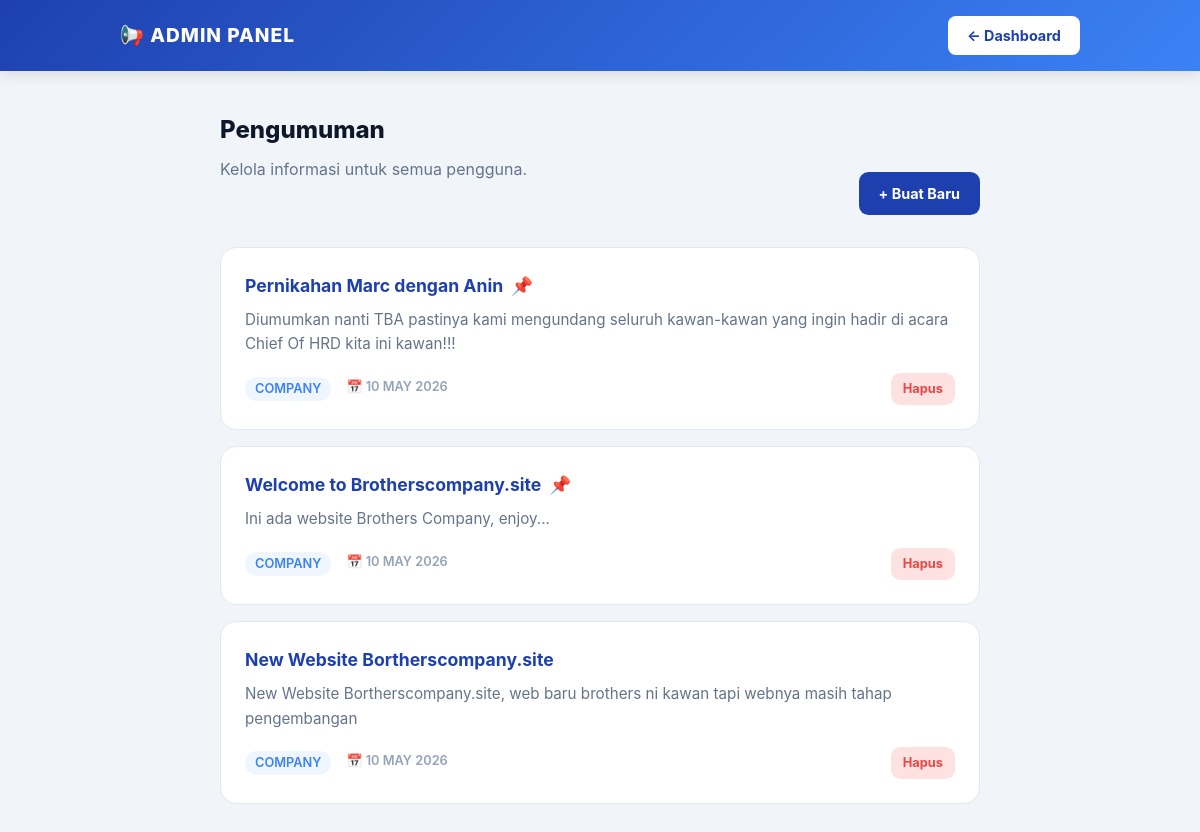
The page /admin/announcements.php (signed in) on the database its author committed.
### tables this page shows
CREATE TABLE `announcements` (
  `id` int(11) NOT NULL,
  `title` varchar(200) NOT NULL,
  `content` text NOT NULL,
  `category` varchar(50) DEFAULT NULL,
  `pinned` tinyint(1) DEFAULT 0,
  `created_by` int(11) DEFAULT NULL,
  `created_at` timestamp NOT NULL DEFAULT current_timestamp()
);

### admin/announcements.php (the view, shortened to what this page needs)
<?php include '../includes/config.php'; requireAdmin(); ?>
<!DOCTYPE html>
<html lang="id">
<head>
  <link rel="stylesheet" href="../assets/css/style.css">
</head>
<body>
<nav class="navbar">
  <div class="navbar-container">
    <div class="navbar-logo">📢 Admin Panel</div>
    <a href="index.php" class="navbar-btn" style="background: white; color: var(--primary);">← Dashboard</a>
  </div>
</nav>
<section class="container">
  <?php if (!isset($_GET['action']) || $_GET['action'] !== 'create'): ?>
    <div style="display: flex; justify-content: space-between; align-items: flex-end; margin-bottom: 2rem;">
      <div>
        <h1>Pengumuman</h1>
        <p class="subtitle">Kelola informasi untuk semua pengguna.</p>
      </div>
      <a href="?action=create" class="btn btn-primary">+ Buat Baru</a>
    </div>
    <div class="announcement-list">
      <?php
      $result = mysqli_query($conn, "SELECT * FROM announcements ORDER BY pinned DESC, created_at DESC");
      if(mysqli_num_rows($result) > 0):
        while ($row = mysqli_fetch_assoc($result)):
      ?>
      <div class="ann-card">
        <h3>
          <?php echo htmlspecialchars($row['title']); ?>
          <?php if($row['pinned']) echo '<span title="Diprioritaskan">📌</span>'; ?>
        </h3>
        <div class="ann-content"><?php echo nl2br(htmlspecialchars($row['content'])); ?></div>
        <div style="display: flex; justify-content: space-between; align-items: center;">
          <div class="meta-info">
            <span class="badge"><?php echo htmlspecialchars($row['category']); ?></span>
            <span>📅 <?php echo date('d M Y', strtotime($row['created_at'])); ?></span>
          </div>
          <a href="?delete=<?php echo $row['id']; ?>" onclick="return confirm('Hapus pengumuman ini?')" class="btn btn-red" style="padding: 6px 12px; font-size: 0.8rem;">Hapus</a>
        </div>
      </div>
      <?php endwhile; else: ?>
        <div class="card" style="text-align: center; color: var(--text-gray);">Belum ada pengumuman.</div>
      <?php endif; ?>
    </div>
  <?php endif; ?>
</section>
</body>
</html>

### assets/css/style.css (style rules this page uses)
* { margin: 0; padding: 0; box-sizing: border-box; }
body { font-family: 'Segoe UI', sans-serif; background: #f8f9fa; color: #333; }
.container { max-width: 1200px; margin: 0 auto; padding: 0 20px; }
.navbar { background: linear-gradient(135deg, #1e40af, #3b82f6); color: white; padding: 1rem 0; box-shadow: 0 2px 8px rgba(0,0,0,0.1); }
.navbar-container { display: flex; justify-content: space-between; align-items: center; max-width: 1200px; margin: 0 auto; padding: 0 20px; }
.navbar-logo { font-weight: bold; font-size: 1.5rem; }
.navbar-btn { background: white; color: #1e40af; padding: 0.5rem 1rem; border-radius: 0.5rem; text-decoration: none; font-weight: 600; cursor: pointer; border: none; }
.btn { padding: 0.75rem 1.5rem; border-radius: 0.5rem; border: none; cursor: pointer; font-weight: 600; text-decoration: none; display: inline-block; }
.btn-primary { background: #1e40af; color: white; }
.btn-red { background: #ef4444; color: white; }
body { font-family: 'Inter', sans-serif; transition: background 0.5s ease; line-height: 1.6; overflow-x: hidden; }
.navbar { padding: 1rem 0; position: sticky; top: 0; z-index: 1000; transition: all 0.4s ease; }
.navbar-container { max-width: 1100px; margin: 0 auto; padding: 0 1.5rem; display: flex; justify-content: space-between; align-items: center; }
.container { max-width: 1100px; margin: 0 auto; padding: 0 1.5rem; }

### admin/announcements.php (style rules this page uses)
:root { --primary: #1e40af; --accent: #3b82f6; --bg: #f1f5f9; --text-dark: #0f172a; --text-gray: #64748b; }
body { background-color: var(--bg); font-family: 'Inter', sans-serif; color: var(--text-dark); margin: 0; }
.navbar { background: linear-gradient(135deg, var(--primary), var(--accent)); padding: 1rem 0; color: white; box-shadow: 0 4px 12px rgba(0,0,0,0.1); }
.navbar-container { max-width: 1000px; margin: 0 auto; padding: 0 20px; display: flex; justify-content: space-between; align-items: center; }
.navbar-logo { font-weight: 800; font-size: 1.2rem; text-transform: uppercase; letter-spacing: 1px; }
.navbar-btn { text-decoration: none; padding: 0.5rem 1.2rem; border-radius: 0.5rem; font-size: 0.9rem; font-weight: 700; transition: 0.3s; }
.container { max-width: 800px; margin: 40px auto; padding: 0 20px; }
h1 { font-weight: 800; color: var(--text-dark); margin-bottom: 0.5rem; }
.subtitle { color: var(--text-gray); margin-bottom: 2rem; }
.ann-card { background: white; border-radius: 1rem; padding: 1.5rem; border: 1px solid #e2e8f0; margin-bottom: 1rem; transition: 0.2s; position: relative; }
.ann-card h3 { margin: 0 0 0.5rem 0; font-size: 1.1rem; color: var(--primary); display: flex; align-items: center; gap: 8px; }
.ann-content { font-size: 0.95rem; color: var(--text-gray); margin-bottom: 1rem; line-height: 1.6; word-wrap: break-word; overflow-wrap: break-word; }
.meta-info { font-size: 0.8rem; color: #94a3b8; font-weight: 600; text-transform: uppercase; display: flex; gap: 15px; }
.badge { background: #eff6ff; color: var(--accent); padding: 2px 10px; border-radius: 20px; }
.btn { display: inline-block; padding: 10px 20px; border-radius: 0.6rem; font-weight: 700; text-decoration: none; cursor: pointer; border: none; font-size: 0.9rem; transition: 0.3s; text-align: center; }
.btn-primary { background: var(--primary); color: white; }
.btn-red { background: #fee2e2; color: #ef4444; }

### rows shown on the page
announcements: title "Pernikahan Marc dengan Anin", content "Diumumkan nanti TBA pastinya kami mengundang seluruh kawan-kawan yang ingin hadir di acara Chief Of HRD kita ini kawan!!!", category "COMPANY", created_at "10 MAY 2026"
announcements: title "Welcome to Brotherscompany.site", content "Ini ada website Brothers Company, enjoy...", category "COMPANY", created_at "10 MAY 2026"
announcements: title "New Website Bortherscompany.site", content "New Website Bortherscompany.site, web baru brothers ni kawan tapi webnya masih tahap pengembangan", category "COMPANY", created_at "10 MAY 2026"
